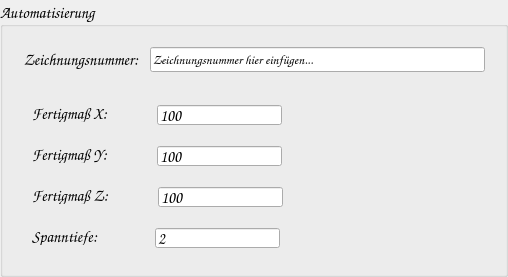
     <widget class="QGroupBox" name="gb_automatisierung">
      <property name="minimumSize">
       <size>
        <width>450</width>
        <height>250</height>
       </size>
      </property>
      <property name="maximumSize">
       <size>
        <width>16777215</width>
        <height>350</height>
       </size>
      </property>
      <property name="font">
       <font>
        <family>Comic Sans MS</family>
        <pointsize>12</pointsize>
        <bold>false</bold>
       </font>
      </property>
      <property name="title">
       <string>Automatisierung</string>
      </property>
      <property name="alignment">
       <set>Qt::AlignmentFlag::AlignLeading|Qt::AlignmentFlag::AlignLeft|Qt::AlignmentFlag::AlignVCenter</set>
      </property>
      <layout class="QVBoxLayout" name="verticalLayout_4">
       <item>
        <widget class="QWidget" name="wg_zeichnungsnr" native="true">
         <property name="minimumSize">
          <size>
           <width>0</width>
           <height>40</height>
          </size>
         </property>
         <property name="maximumSize">
          <size>
           <width>16777215</width>
           <height>60</height>
          </size>
         </property>
         <layout class="QHBoxLayout" name="horizontalLayout_13">
          <item>
           <widget class="QLabel" name="lb_zeichnungsnr">
            <property name="sizePolicy">
             <sizepolicy hsizetype="Fixed" vsizetype="Fixed">
              <horstretch>0</horstretch>
              <verstretch>0</verstretch>
             </sizepolicy>
            </property>
            <property name="maximumSize">
             <size>
              <width>200</width>
              <height>200</height>
             </size>
            </property>
            <property name="font">
             <font>
              <family>Comic Sans MS</family>
              <pointsize>12</pointsize>
              <bold>false</bold>
             </font>
            </property>
            <property name="text">
             <string>Zeichnungsnummer:</string>
            </property>
            <property name="alignment">
             <set>Qt::AlignmentFlag::AlignCenter</set>
            </property>
           </widget>
          </item>
          <item>
           <spacer name="horizontalSpacer_13">
            <property name="orientation">
             <enum>Qt::Orientation::Horizontal</enum>
            </property>
            <property name="sizeType">
             <enum>QSizePolicy::Policy::Fixed</enum>
            </property>
            <property name="sizeHint" stdset="0">
             <size>
              <width>5</width>
              <height>20</height>
             </size>
            </property>
           </spacer>
          </item>
          <item>
           <widget class="QLineEdit" name="le_zeichnungsnr">
            <property name="minimumSize">
             <size>
              <width>335</width>
              <height>25</height>
             </size>
            </property>
            <property name="font">
             <font>
              <family>Comic Sans MS</family>
              <pointsize>10</pointsize>
              <bold>false</bold>
             </font>
            </property>
            <property name="text">
             <string>Zeichnungsnummer hier einfügen...</string>
            </property>
           </widget>
          </item>
         </layout>
        </widget>
       </item>
       <item>
        <widget class="QWidget" name="wg_fertigtielmasse" native="true">
         <layout class="QFormLayout" name="formLayout">
          <item row="0" column="0" colspan="2">
           <widget class="QWidget" name="wg_x_fertig" native="true">
            <property name="minimumSize">
             <size>
              <width>0</width>
              <height>30</height>
             </size>
            </property>
            <property name="maximumSize">
             <size>
              <width>16777215</width>
              <height>35</height>
             </size>
            </property>
            <layout class="QHBoxLayout" name="horizontalLayout_15">
             <item>
              <widget class="QLabel" name="lb_x_fertig">
               <property name="sizePolicy">
                <sizepolicy hsizetype="Fixed" vsizetype="Fixed">
                 <horstretch>0</horstretch>
                 <verstretch>0</verstretch>
                </sizepolicy>
               </property>
               <property name="maximumSize">
                <size>
                 <width>200</width>
                 <height>50</height>
                </size>
               </property>
               <property name="font">
                <font>
                 <family>Comic Sans MS</family>
                 <pointsize>12</pointsize>
                 <bold>false</bold>
                </font>
               </property>
               <property name="text">
                <string>Fertigmaß X:</string>
               </property>
               <property name="alignment">
                <set>Qt::AlignmentFlag::AlignLeading|Qt::AlignmentFlag::AlignLeft|Qt::AlignmentFlag::AlignVCenter</set>
               </property>
              </widget>
             </item>
             <item>
              <spacer name="horizontalSpacer_28">
               <property name="orientation">
                <enum>Qt::Orientation::Horizontal</enum>
               </property>
               <property name="sizeType">
                <enum>QSizePolicy::Policy::Fixed</enum>
               </property>
               <property name="sizeHint" stdset="0">
                <size>
                 <width>43</width>
                 <height>20</height>
                </size>
               </property>
              </spacer>
             </item>
             <item>
              <widget class="QLineEdit" name="le_x_fertig">
               <property name="sizePolicy">
                <sizepolicy hsizetype="Fixed" vsizetype="Fixed">
                 <horstretch>0</horstretch>
                 <verstretch>0</verstretch>
                </sizepolicy>
               </property>
               <property name="minimumSize">
                <size>
                 <width>100</width>
                 <height>20</height>
                </size>
               </property>
               <property name="maximumSize">
                <size>
                 <width>150</width>
                 <height>25</height>
                </size>
               </property>
               <property name="font">
                <font>
                 <family>Comic Sans MS</family>
                 <pointsize>12</pointsize>
                 <bold>false</bold>
                </font>
               </property>
               <property name="text">
                <string>100</string>
               </property>
              </widget>
             </item>
             <item>
              <spacer name="horizontalSpacer_32">
               <property name="orientation">
                <enum>Qt::Orientation::Horizontal</enum>
               </property>
               <property name="sizeHint" stdset="0">
                <size>
                 <width>40</width>
                 <height>20</height>
                </size>
               </property>
              </spacer>
             </item>
            </layout>
           </widget>
          </item>
          <item row="1" column="0" colspan="2">
           <widget class="QWidget" name="wg_y_fertig" native="true">
            <property name="minimumSize">
             <size>
              <width>0</width>
              <height>30</height>
             </size>
            </property>
            <property name="maximumSize">
             <size>
              <width>16777215</width>
              <height>35</height>
             </size>
            </property>
            <layout class="QHBoxLayout" name="horizontalLayout_16">
             <item>
              <widget class="QLabel" name="lb_y_fertig">
               <property name="sizePolicy">
                <sizepolicy hsizetype="Fixed" vsizetype="Fixed">
                 <horstretch>0</horstretch>
                 <verstretch>0</verstretch>
                </sizepolicy>
               </property>
               <property name="maximumSize">
                <size>
                 <width>200</width>
                 <height>50</height>
                </size>
               </property>
               <property name="font">
                <font>
                 <family>Comic Sans MS</family>
                 <pointsize>12</pointsize>
                 <bold>false</bold>
                </font>
               </property>
               <property name="text">
                <string>Fertigmaß Y:</string>
               </property>
               <property name="alignment">
                <set>Qt::AlignmentFlag::AlignLeading|Qt::AlignmentFlag::AlignLeft|Qt::AlignmentFlag::AlignVCenter</set>
               </property>
              </widget>
             </item>
             <item>
              <spacer name="horizontalSpacer_29">
               <property name="orientation">
                <enum>Qt::Orientation::Horizontal</enum>
               </property>
               <property name="sizeType">
                <enum>QSizePolicy::Policy::Fixed</enum>
               </property>
               <property name="sizeHint" stdset="0">
                <size>
                 <width>43</width>
                 <height>20</height>
                </size>
               </property>
              </spacer>
             </item>
             <item>
              <widget class="QLineEdit" name="le_y_fertig">
               <property name="sizePolicy">
                <sizepolicy hsizetype="Fixed" vsizetype="Fixed">
                 <horstretch>0</horstretch>
                 <verstretch>0</verstretch>
                </sizepolicy>
               </property>
               <property name="minimumSize">
                <size>
                 <width>100</width>
                 <height>20</height>
                </size>
               </property>
               <property name="maximumSize">
                <size>
                 <width>150</width>
                 <height>25</height>
                </size>
               </property>
               <property name="font">
                <font>
                 <family>Comic Sans MS</family>
                 <pointsize>12</pointsize>
                 <bold>false</bold>
                </font>
               </property>
               <property name="text">
                <string>100</string>
               </property>
              </widget>
             </item>
             <item>
              <spacer name="horizontalSpacer_33">
               <property name="orientation">
                <enum>Qt::Orientation::Horizontal</enum>
               </property>
               <property name="sizeHint" stdset="0">
                <size>
                 <width>40</width>
                 <height>20</height>
                </size>
               </property>
              </spacer>
             </item>
            </layout>
           </widget>
          </item>
          <item row="2" column="0" colspan="2">
           <widget class="QWidget" name="wg_z_fertig" native="true">
            <property name="minimumSize">
             <size>
              <width>0</width>
              <height>30</height>
             </size>
            </property>
            <property name="maximumSize">
             <size>
              <width>16777215</width>
              <height>35</height>
             </size>
            </property>
            <layout class="QHBoxLayout" name="horizontalLayout_14">
             <item>
              <widget class="QLabel" name="lb_z_fertig">
               <property name="sizePolicy">
                <sizepolicy hsizetype="Fixed" vsizetype="Fixed">
                 <horstretch>0</horstretch>
                 <verstretch>0</verstretch>
                </sizepolicy>
               </property>
               <property name="maximumSize">
                <size>
                 <width>200</width>
                 <height>50</height>
                </size>
               </property>
               <property name="font">
                <font>
                 <family>Comic Sans MS</family>
                 <pointsize>12</pointsize>
                 <bold>false</bold>
                </font>
               </property>
               <property name="text">
                <string>Fertigmaß Z:</string>
               </property>
               <property name="alignment">
                <set>Qt::AlignmentFlag::AlignLeading|Qt::AlignmentFlag::AlignLeft|Qt::AlignmentFlag::AlignVCenter</set>
               </property>
              </widget>
             </item>
             <item>
              <spacer name="horizontalSpacer_30">
               <property name="orientation">
                <enum>Qt::Orientation::Horizontal</enum>
               </property>
               <property name="sizeType">
                <enum>QSizePolicy::Policy::Fixed</enum>
               </property>
               <property name="sizeHint" stdset="0">
                <size>
                 <width>43</width>
                 <height>20</height>
                </size>
               </property>
              </spacer>
             </item>
             <item>
              <widget class="QLineEdit" name="le_z_fertig">
               <property name="sizePolicy">
                <sizepolicy hsizetype="Fixed" vsizetype="Fixed">
                 <horstretch>0</horstretch>
                 <verstretch>0</verstretch>
                </sizepolicy>
               </property>
               <property name="minimumSize">
                <size>
                 <width>100</width>
                 <height>20</height>
                </size>
               </property>
               <property name="maximumSize">
                <size>
                 <width>150</width>
                 <height>25</height>
                </size>
               </property>
               <property name="font">
                <font>
                 <family>Comic Sans MS</family>
                 <pointsize>12</pointsize>
                 <bold>false</bold>
                </font>
               </property>
               <property name="text">
                <string>100</string>
               </property>
              </widget>
             </item>
             <item>
              <spacer name="horizontalSpacer_34">
               <property name="orientation">
                <enum>Qt::Orientation::Horizontal</enum>
               </property>
               <property name="sizeHint" stdset="0">
                <size>
                 <width>40</width>
                 <height>20</height>
                </size>
               </property>
              </spacer>
             </item>
            </layout>
           </widget>
          </item>
          <item row="3" column="0" colspan="2">
           <widget class="QWidget" name="wg_spanntiefe_b" native="true">
            <property name="minimumSize">
             <size>
              <width>0</width>
              <height>30</height>
             </size>
            </property>
            <property name="maximumSize">
             <size>
              <width>16777215</width>
              <height>35</height>
             </size>
            </property>
            <layout class="QHBoxLayout" name="horizontalLayout_17">
             <item>
              <widget class="QLabel" name="lb_spanntiefe_b">
               <property name="sizePolicy">
                <sizepolicy hsizetype="Fixed" vsizetype="Fixed">
                 <horstretch>0</horstretch>
                 <verstretch>0</verstretch>
                </sizepolicy>
               </property>
               <property name="maximumSize">
                <size>
                 <width>200</width>
                 <height>50</height>
                </size>
               </property>
               <property name="font">
                <font>
                 <family>Comic Sans MS</family>
                 <pointsize>12</pointsize>
                 <bold>false</bold>
                </font>
               </property>
               <property name="text">
                <string>Spanntiefe:</string>
               </property>
               <property name="alignment">
                <set>Qt::AlignmentFlag::AlignLeading|Qt::AlignmentFlag::AlignLeft|Qt::AlignmentFlag::AlignVCenter</set>
               </property>
              </widget>
             </item>
             <item>
              <spacer name="horizontalSpacer_31">
               <property name="orientation">
                <enum>Qt::Orientation::Horizontal</enum>
               </property>
               <property name="sizeType">
                <enum>QSizePolicy::Policy::Fixed</enum>
               </property>
               <property name="sizeHint" stdset="0">
                <size>
                 <width>51</width>
                 <height>20</height>
                </size>
               </property>
              </spacer>
             </item>
             <item>
              <widget class="QLineEdit" name="le_spanntiefe_b">
               <property name="sizePolicy">
                <sizepolicy hsizetype="Fixed" vsizetype="Fixed">
                 <horstretch>0</horstretch>
                 <verstretch>0</verstretch>
                </sizepolicy>
               </property>
               <property name="minimumSize">
                <size>
                 <width>100</width>
                 <height>20</height>
                </size>
               </property>
               <property name="maximumSize">
                <size>
                 <width>150</width>
                 <height>25</height>
                </size>
               </property>
               <property name="font">
                <font>
                 <family>Comic Sans MS</family>
                 <pointsize>12</pointsize>
                 <bold>false</bold>
                </font>
               </property>
               <property name="text">
                <string>2</string>
               </property>
              </widget>
             </item>
             <item>
              <spacer name="horizontalSpacer_35">
               <property name="orientation">
                <enum>Qt::Orientation::Horizontal</enum>
               </property>
               <property name="sizeHint" stdset="0">
                <size>
                 <width>40</width>
                 <height>20</height>
                </size>
               </property>
              </spacer>
             </item>
            </layout>
           </widget>
          </item>
         </layout>
        </widget>
       </item>
      </layout>
     </widget>
